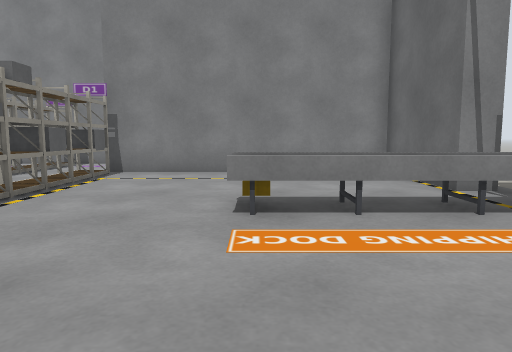
View 1 (above)

24 first-person views from a walk through a robot-simulator world made for Gazebo. The camera is 0.94 m above the floor, tilts 6° down and sees 70° across. Floor lines are 1 m apart. The floor is counted in squares, 1 m on a side. Each view is taken from the middle of a square. On the plan, view 1 faces up. The plan holds only what a view shows up to about 13 squares ahead; the rest is blank. The place goes on beyond the plan. Simple shapes stand in for some stock models. Some surface patterns are stand-ins.

View 2
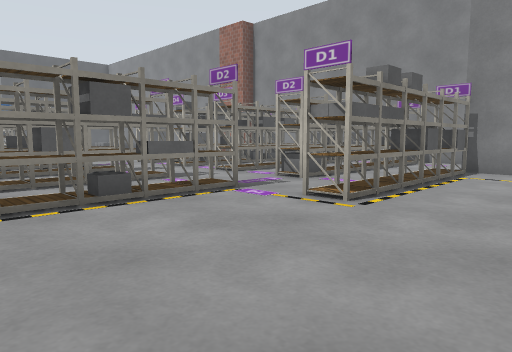

View 3
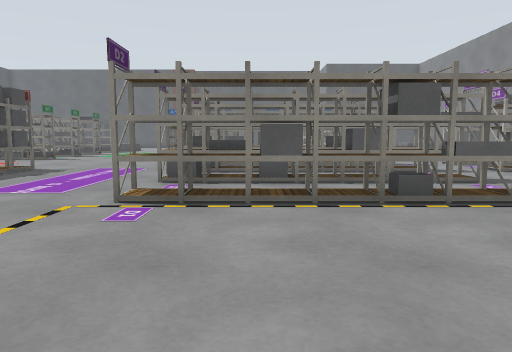

View 4
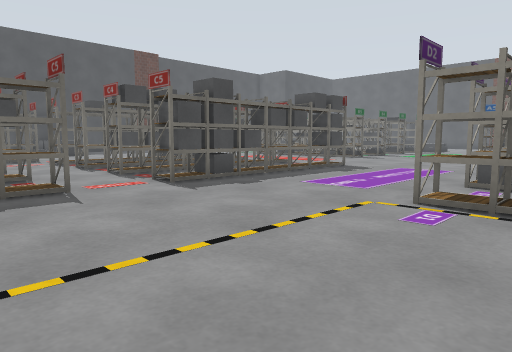

View 5
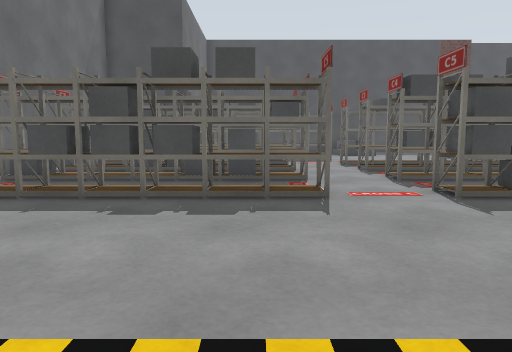

View 6
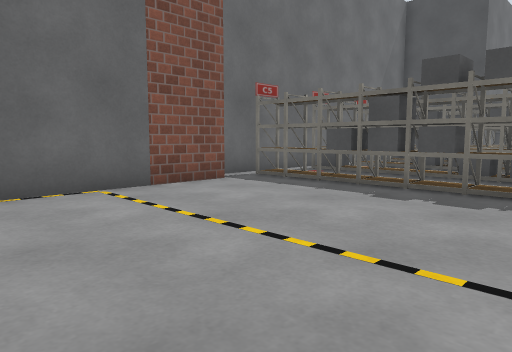

View 7
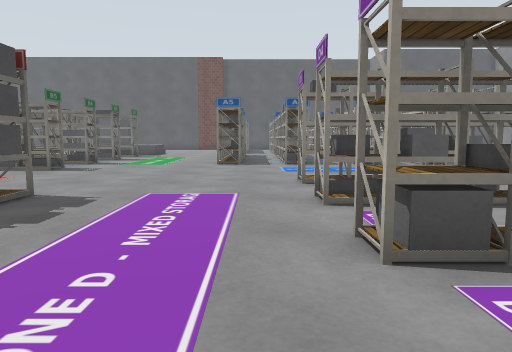

View 8
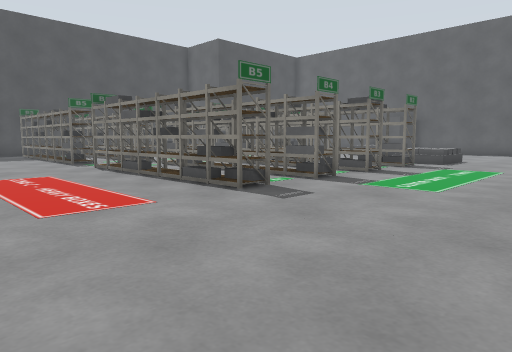

View 9
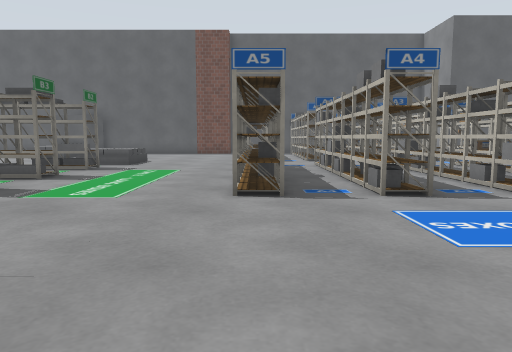

View 10
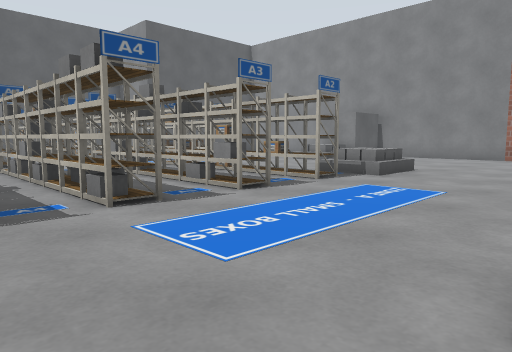

View 11
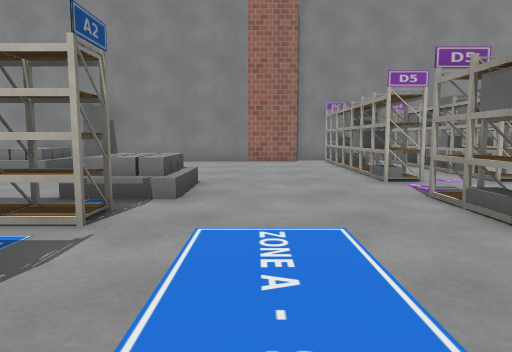

View 12
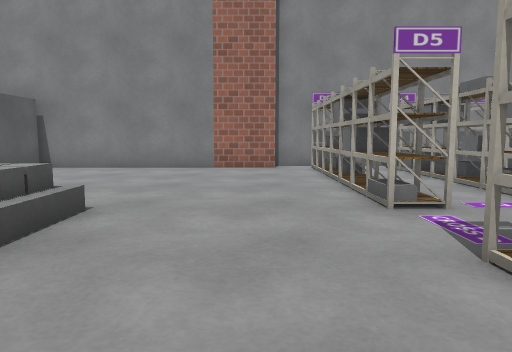

View 13
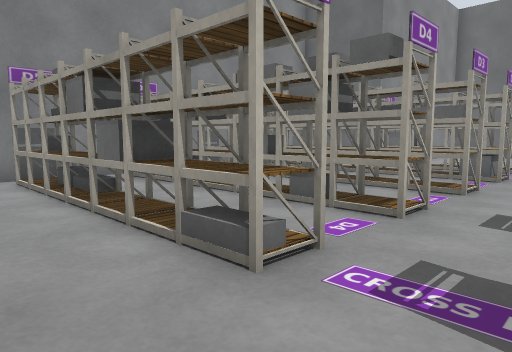

View 14
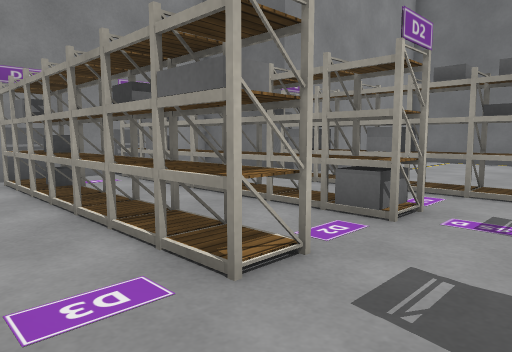

View 15
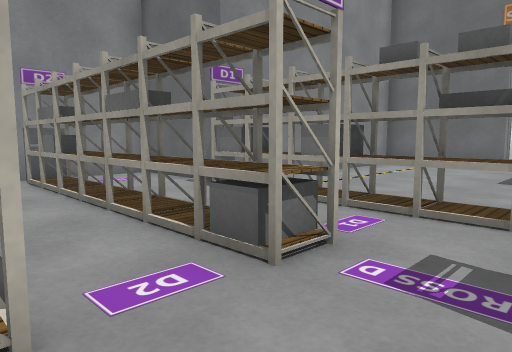

View 16
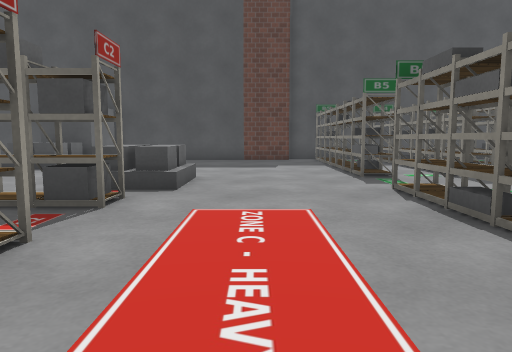

View 17
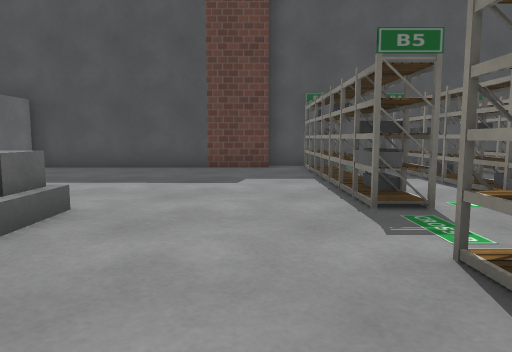

View 18
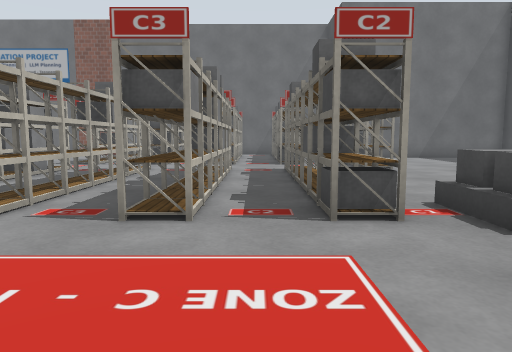

View 19
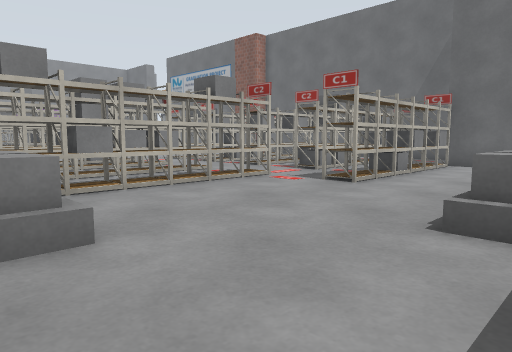

View 20
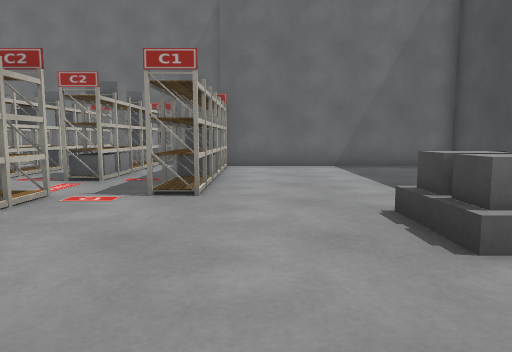

View 21
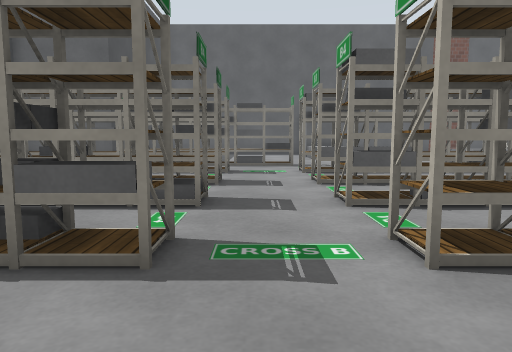

View 22
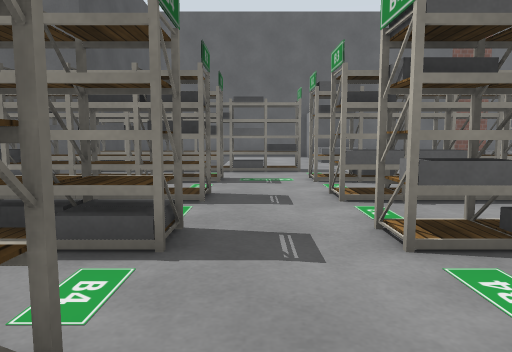

View 23
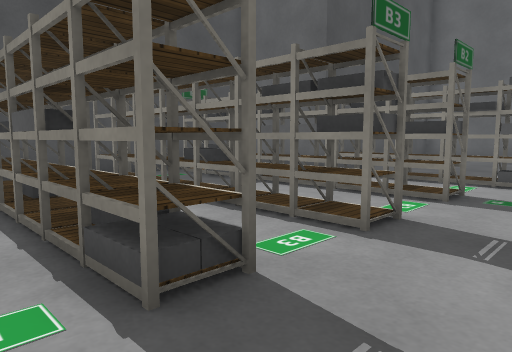

View 24
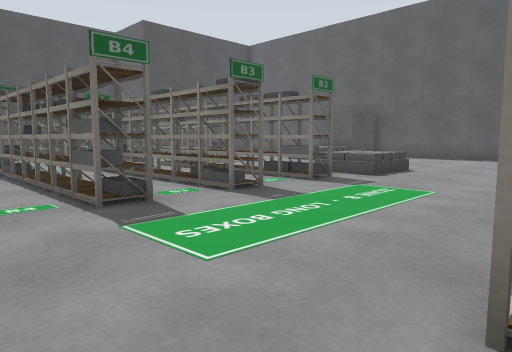

### Floor plan
Key: @ floor where view 1 was taken; # wall or solid block; . floor; R rack; B grey box; C conveyor; O other object.
Columns run from 27 left of view 1 to 5 right of it. Each row starts with its distance up from view 1.
 13     ####################
 12    BB........R.RR.R.RR.B
 11    BB .......R.RR.R.RR.B
 10     O .......R.RR.R.RR.RBBBBBBBB
  9    OO .......R.RR.R.RR.R.......#
  8    OB  ......R.RR.R.RR.R.......#.
  7         .....R.RR.R.RR.R.......#.
  6      ..  ....R.RR.R.RR.R........
  5      ..OOB.............R...CCCCC
  4      ..BBB.............R.......
  3       .......R.RR R.RR........
  2   ORRRRRR....R.RR R.RR........
  1   ...........R.RR R.RR.....
  0   RRORBRR....R RR R.RR.... @
 -1     .........R RR.R.RR......
 -2   RRORRRR....R RR.R.RR.........#
 -3  .ORORRRR....R.RR.R.RR.........#
 -4  ..............................#
 -5   RR RRBB......................#
 -6  ..............................##
 -7 ................................#
 -8 ...............RRRRRRRR.RRRRRRR.#
 -9 ...............   ..............#
-10 OBBR.R.RR.R.... RRRRRRR.RRRRRRR.#
-11 OBBR.R.RR.R....RRRRRRR..RRRRRRR #
-12    R.R.OO.R..............   ... #
-13    R.R.OO.R....RRRRRRRR.RRRRRRR #
-14    R.R.OB.B................     #
-15   OR.R.RB.B....RRRRRRRR.RRRRRRR #
-16 ...O.B.BB.R..................
-17 RR.O.B..B.R....BB.....R.RRRR
-18 RR.............BB.....RRRRRRR
-19 BRBR.B.RR.R.................B
-20 BR.B.B.RR.R.................B
-21 RR B.B.RR.R........BB.......B
-22 RR R.R.RR.O........BO  .....B
-23 B. O.R.RR.O........BO   ....B
-24 B  O.R.RR.O........BB      .B
-25 B  O.R.RR.R........BB       B
-26 B###################     ####

Where each view was taken, in squares from view 1:
view 1: 0 up, 0 right, facing up
view 2: 1 down, 1 left, facing up-left
view 3: 1 down, 1 left, facing left
view 4: 1 down, 1 left, facing down-left
view 5: 2 down, 2 left, facing down
view 6: 1 down, 3 left, facing down-right
view 7: 4 down, 6 left, facing left
view 8: 5 down, 12 left, facing down-left
view 9: 5 down, 13 left, facing left
view 10: 5 down, 14 left, facing up-left
view 11: 2 down, 17 left, facing up
view 12: 1 up, 16 left, facing up
view 13: 4 up, 16 left, facing up-right
view 14: 4 up, 11 left, facing up-right
view 15: 4 up, 9 left, facing up-right
view 16: 10 down, 14 left, facing down
view 17: 14 down, 15 left, facing down
view 18: 14 down, 16 left, facing right
view 19: 22 down, 12 left, facing up-right
view 20: 19 down, 11 left, facing right
view 21: 18 down, 14 left, facing left
view 22: 18 down, 16 left, facing left
view 23: 17 down, 18 left, facing down-left
view 24: 5 down, 17 left, facing down-left
